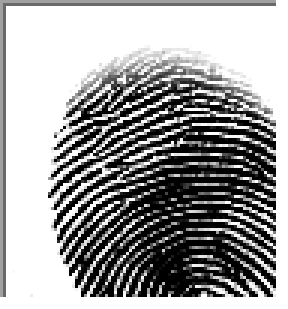
#> input picture dataset/Fingerprint Dataset for Blood Group Classification/A+/cluster_0_1126 (2).BMP, 96 x 103 px (shown 3 times larger); its folder holds only this picture in this run
$ python train_svm.py
#> lines starting #> are read from the running program, lines starting #| are printed output that depends on the picture
import os
import glob
import time
import pickle
import numpy as np
from PIL import Image
from sklearn.svm import SVC
from sklearn.preprocessing import StandardScaler
from sklearn.model_selection import train_test_split
from sklearn.metrics import accuracy_score, classification_report, confusion_matrix

# Dataset configuration
DATASET_DIR = os.path.join('dataset', 'dataset_blood_group')
MODEL_SAVE_PATH = os.path.join('test', 'model_blood_group_detection_svm.joblib')
CLASSES = ['A+', 'A-', 'AB+', 'AB-', 'B+', 'B-', 'O+', 'O-']

def compute_simple_hog(gray_img_arr):
    """
    Compute cell-based Histogram of Oriented Gradients (HOG) features.
    """
    # Downsample image for spatial gradient calculation
    img_res = Image.fromarray(gray_img_arr).resize((64, 64), Image.Resampling.BILINEAR)
    arr = np.array(img_res, dtype=np.float32)

    # Compute spatial gradients
    gx = np.zeros_like(arr)
    gy = np.zeros_like(arr)
    gx[:, 1:-1] = arr[:, 2:] - arr[:, :-2]
    gy[1:-1, :] = arr[2:, :] - arr[:-2, :]

    magnitude = np.hypot(gx, gy)
    orientation = np.arctan2(gy, gx) * (180 / np.pi) % 180

    # Grid 8x8 cells -> 8x8 grid of cells across 64x64 image
    cell_size = 8
    num_bins = 8
    bin_width = 180 / num_bins
    hog_feats = []

    for r in range(0, 64, cell_size):
        for c in range(0, 64, cell_size):
            mag_cell = magnitude[r:r+cell_size, c:c+cell_size]
            ori_cell = orientation[r:r+cell_size, c:c+cell_size]
            hist = np.zeros(num_bins, dtype=np.float32)

            for b in range(num_bins):
                mask = (ori_cell >= b * bin_width) & (ori_cell < (b + 1) * bin_width)
                hist[b] = np.sum(mag_cell[mask])

            norm = np.linalg.norm(hist) + 1e-5
            hog_feats.extend(hist / norm)

    return np.array(hog_feats, dtype=np.float32)

def extract_image_features(img_path_or_pil):
    """
    Extract comprehensive statistical and spatial ridge features for SVM classification.
    """
    if isinstance(img_path_or_pil, str):
        img = Image.open(img_path_or_pil)
#> img is the input picture: PIL image 96x103 RGBA; mean R, G, B, A 138.5, 138.5, 138.5, 234.9
    else:
        img = img_path_or_pil

    gray = img.convert('L')
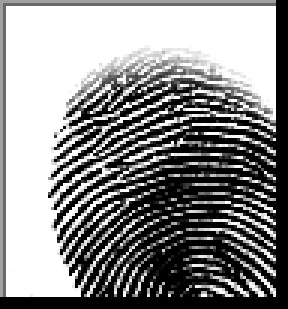
#> gray: PIL image 96x103 L (shown 3 times larger); min 0, max 255, mean 138.5
    arr = np.array(gray, dtype=np.float32)

    # 1. Global Intensity & Texture Statistics
    mean_val = float(np.mean(arr))
#> mean_val = 138.5
    std_val = float(np.std(arr))
#> std_val = 113
    min_val = float(np.min(arr))
#> min_val = 0
    max_val = float(np.max(arr))
#> max_val = 255
    p25, p50, p75 = np.percentile(arr, [25, 50, 75])
#> p25 = 0; p50 = 160; p75 = 255

    # 2. Downsampled Intensity Vector
    thumb = gray.resize((32, 32), Image.Resampling.BILINEAR)
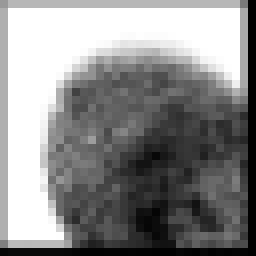
#> thumb: PIL image 32x32 L (shown 8 times larger); min 0, max 255, mean 138.7
    thumb_vec = (np.array(thumb, dtype=np.float32).flatten() - mean_val) / (std_val + 1e-5)
#> thumb_vec = 1024 values, max 1.03 at index 33, min -1.23 at index 31, mean 0.00179

    # 3. HOG Features
    hog_vec = compute_simple_hog(arr)
#> in compute_simple_hog, `img_res = Image.fromarray(gray_img_arr).resize((64, 64), Image.Resampl..`:
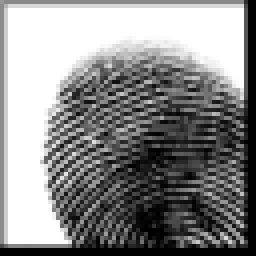
#> img_res: PIL image 64x64 F (shown 4 times larger); min 0, max 255, mean 138.4
#> in compute_simple_hog, `gx[:, 1:-1] = arr[:, 2:] - arr[:, :-2]`:
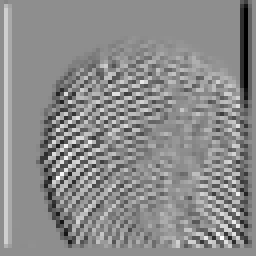
#> gx: shape (64, 64) float32 (shown 4 times larger); min -255, max 199.9, mean -5.2; drawn with min black and max white
#> in compute_simple_hog, `gy[1:-1, :] = arr[2:, :] - arr[:-2, :]`:
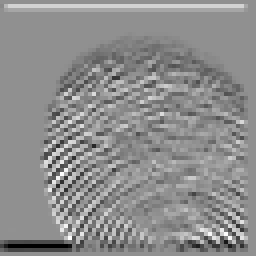
#> gy: shape (64, 64) float32 (shown 4 times larger); min -255, max 194.2, mean -5.3; drawn with min black and max white
#> in compute_simple_hog, `magnitude = np.hypot(gx, gy)`:
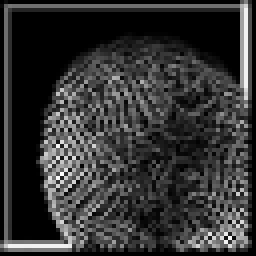
#> magnitude: shape (64, 64) float32 (shown 4 times larger); min 0, max 269.1, mean 54.2; drawn with min black and max white
#> in compute_simple_hog, `orientation = np.arctan2(gy, gx) * (180 / np.pi) % 180`:
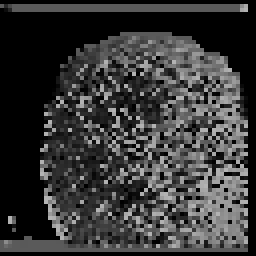
#> orientation: shape (64, 64) float32 (shown 4 times larger); min 0, max 179.9, mean 55.3
#> after the loop in compute_simple_hog, `for r in range(0, 64, cell_size):`: hog_feats = 512 values, max 1 at index 12, min 0 at index 2, mean 0.223
#> hog_vec has the same summary as hog_feats in compute_simple_hog

    # Concatenate feature vector
    stats_vec = np.array([mean_val, std_val, min_val, max_val, p25, p50, p75], dtype=np.float32)
#> stats_vec = [138.5, 113, 0, 255, 0, 160, 255]
    feature_vector = np.hstack([stats_vec, thumb_vec, hog_vec])
#> feature_vector = 1543 values, max 255 at index 3, min -1.23 at index 38, mean 0.672
    return feature_vector

def load_dataset(max_samples_per_class=200):
    print("Loading fingerprint dataset for SVM training...")
    X, y = [], []

    for class_idx, class_name in enumerate(CLASSES):
        class_folder = os.path.join(DATASET_DIR, class_name)
        if not os.path.exists(class_folder):
            print(f"Warning: Directory {class_folder} not found. Skipping.")
            continue

        file_list = glob.glob(os.path.join(class_folder, '*.BMP')) + \
                    glob.glob(os.path.join(class_folder, '*.jpg')) + \
                    glob.glob(os.path.join(class_folder, '*.png'))

        print(f"Class '{class_name}': Found {len(file_list)} images. Sampling up to {max_samples_per_class}...")
        np.random.seed(42)
        selected_files = np.random.choice(file_list, min(len(file_list), max_samples_per_class), replace=False)

        for fpath in selected_files:
            try:
                feat = extract_image_features(fpath)
#> feat has the same summary as feature_vector in extract_image_features
                X.append(feat)
                y.append(class_idx)
            except Exception as e:
                print(f"Error processing {fpath}: {e}")
#> pass 2 of the loop in load_dataset, `for class_idx, class_name in enumerate(CLASSES):`:
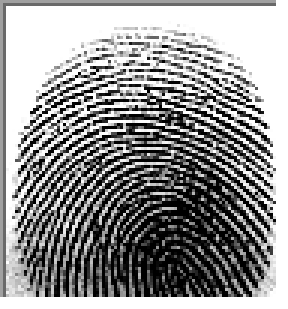
#> input picture dataset/Fingerprint Dataset for Blood Group Classification/A-/cluster_1_101.BMP, 96 x 103 px (shown 3 times larger)
#> in extract_image_features, img is the input picture: PIL image 96x103 RGBA; mean R, G, B, A 127.9, 127.9, 127.9, 234.9
#> mean_val = 127.9
#> std_val = 105.5
#> p25 = 3; p50 = 135; p75 = 250
#> thumb_vec = 1024 values, max 1.2 at index 33, min -1.21 at index 31, mean 0.00169
#> in compute_simple_hog (call 2), `magnitude = np.hypot(gx, gy)`:
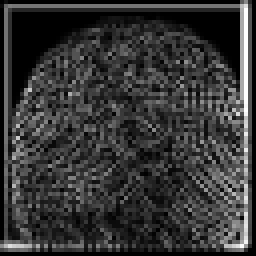
#> magnitude: shape (64, 64) float32 (shown 4 times larger); min 0, max 255.3, mean 53.9; drawn with min black and max white
#> in compute_simple_hog (call 2), `orientation = np.arctan2(gy, gx) * (180 / np.pi) % 180`:
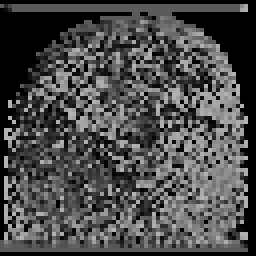
#> orientation: shape (64, 64) float32 (shown 4 times larger); min 0, max 180, mean 74.6
#> after the loop in compute_simple_hog (call 2), `for r in range(0, 64, cell_size):`: hog_feats = 512 values, max 1 at index 12, min 0 at index 2, mean 0.262
#> hog_vec has the same summary as hog_feats in compute_simple_hog
#> stats_vec = [127.9, 105.5, 0, 255, 3, 135, 250]
#> feature_vector = 1543 values, max 255 at index 3, min -1.21 at index 38, mean 0.656
#> feat has the same summary as feature_vector in extract_image_features

    return np.array(X, dtype=np.float32), np.array(y, dtype=np.int64)

def main():
    start_time = time.time()
    X, y = load_dataset(max_samples_per_class=150)
    print(f"Extracted dataset features. Total samples: {X.shape[0]}, Feature dimension: {X.shape[1]}")
#| Extracted dataset features. Total samples: 2, Feature dimension: 1543

    # Train / Test split
#> (the run stopped early here; a loop or call above may not have finished)
